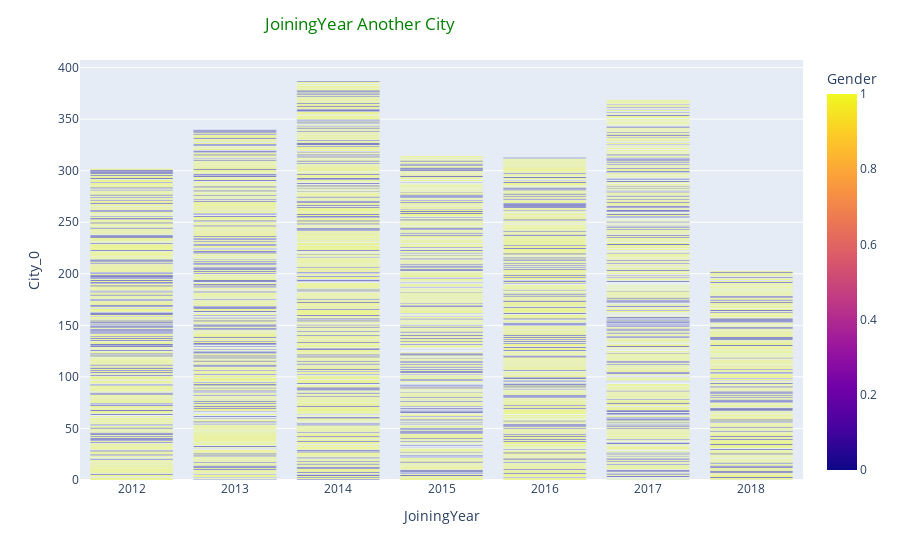

The cell this chart's notebook holds for it:
### Code cell
figure = px.bar(last_on , x = 'JoiningYear' , y = 'City_0' , color = 'Gender')
figure.update_layout(title= 'JoiningYear Another City',title_font_color = 'Green' , title_x = 0.4)

### Figure 1 — Plotly figure (JSON) as saved in the notebook; plotly's stock layout.template omitted (floating-point values rounded to 4 significant figures; data arrays with more than 128 entries replaced by an {"elided": "..."} marker saying what was removed)
{"data": [{"alignmentgroup": "True", "hovertemplate": "JoiningYear=%{x}<br>City_0=%{y}<br>Gender=%{marker.color}<extra></extra>", "legendgroup": "", "marker": {"color": {"elided": "4653 int values"}, "coloraxis": "coloraxis", "pattern": {"shape": ""}}, "name": "", "offsetgroup": "", "orientation": "v", "showlegend": false, "textposition": "auto", "type": "bar", "x": {"elided": "4653 int values"}, "xaxis": "x", "y": {"elided": "4653 int values"}, "yaxis": "y"}], "layout": {"autosize": true, "barmode": "relative", "coloraxis": {"colorbar": {"title": {"text": "Gender"}}, "colorscale": [[0, "#0d0887"], [0.1111, "#46039f"], [0.2222, "#7201a8"], [0.3333, "#9c179e"], [0.4444, "#bd3786"], [0.5556, "#d8576b"], [0.6667, "#ed7953"], [0.7778, "#fb9f3a"], [0.8889, "#fdca26"], [1, "#f0f921"]]}, "legend": {"tracegroupgap": 0}, "margin": {"t": 60}, "title": {"font": {"color": "Green"}, "text": "JoiningYear Another City", "x": 0.4}, "xaxis": {"anchor": "y", "autorange": true, "domain": [0, 1], "range": [2012.0, 2018.0], "title": {"text": "JoiningYear"}, "type": "linear"}, "yaxis": {"anchor": "x", "autorange": true, "domain": [0, 1], "range": [0, 407.4], "title": {"text": "City_0"}, "type": "linear"}}}
